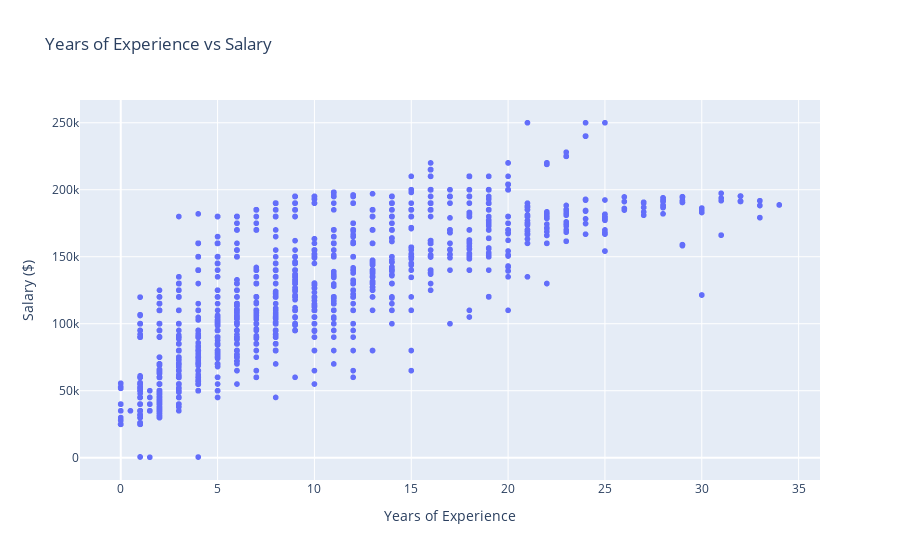

The notebook cell saved with this chart:
### Code cell
import plotly.express as px

fig = px.scatter(
    df,
    x='Years of Experience',
    y='Salary',
    title='Years of Experience vs Salary',
    labels={'YearsExperience': 'Years of Experience', 'Salary': 'Salary ($)'},
    hover_data=['Years of Experience', 'Salary']
)

fig.show()

### Figure 1 — Plotly figure (JSON) as saved in the notebook; plotly's stock layout.template omitted (floating-point values rounded to 4 significant figures; data arrays with more than 128 entries replaced by an {"elided": "..."} marker saying what was removed)
{"data": [{"hovertemplate": "Years of Experience=%{x}<br>Salary ($)=%{y}<extra></extra>", "legendgroup": "", "marker": {"color": "#636efa", "symbol": "circle"}, "mode": "markers", "name": "", "showlegend": false, "type": "scattergl", "x": {"elided": "6698 float values"}, "xaxis": "x", "y": {"elided": "6698 int values"}, "yaxis": "y"}], "layout": {"legend": {"tracegroupgap": 0}, "title": {"text": "Years of Experience vs Salary"}, "xaxis": {"anchor": "y", "domain": [0, 1], "title": {"text": "Years of Experience"}}, "yaxis": {"anchor": "x", "domain": [0, 1], "title": {"text": "Salary ($)"}}}}
